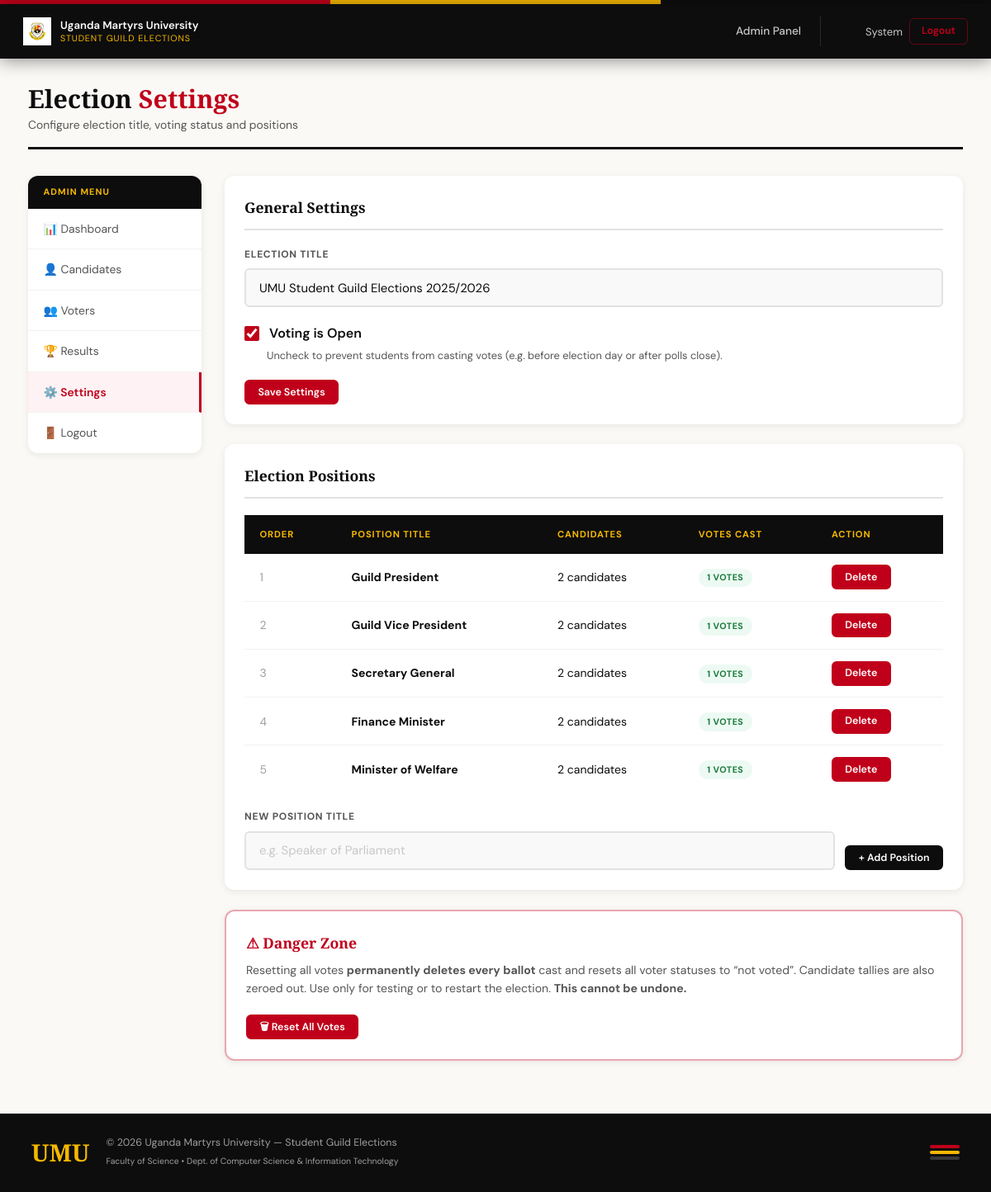
Screenshot of /admin/settings.php (signed in) with the database file from the repository.
### tables this page shows
CREATE TABLE IF NOT EXISTS `positions` (
  `id` int UNSIGNED NOT NULL AUTO_INCREMENT,
  `title` varchar(100) NOT NULL,
  `display_order` tinyint UNSIGNED NOT NULL DEFAULT '0',
  PRIMARY KEY (`id`)
);

### config.php (called while the page is built, shortened)
<?php
function db(): PDO {
    static $pdo = null;
    if ($pdo !== null) return $pdo;
    $dsn = 'mysql:host='.DB_HOST.';dbname='.DB_NAME.';charset='.DB_CHARSET;
    try {
        $pdo = new PDO($dsn, DB_USER, DB_PASS, [
            PDO::ATTR_ERRMODE            => PDO::ERRMODE_EXCEPTION,
            PDO::ATTR_DEFAULT_FETCH_MODE => PDO::FETCH_ASSOC,
            PDO::ATTR_EMULATE_PREPARES   => false,
        ]);
    } catch (PDOException $ex) {
        http_response_code(500);
        die('<div style="font-family:monospace;background:#fff0f2;color:#c00;padding:24px;'
          . 'border-left:5px solid #c00;max-width:700px;margin:40px auto">'
          . '<strong>Database connection failed.</strong><br><br>'
          . htmlspecialchars($ex->getMessage())
          . '<br><br>Please edit <strong>config.php</strong> and set the correct '
          . 'DB_HOST, DB_USER, DB_PASS, DB_NAME values.</div>');
    }
    return $pdo;
}
function e(string $s): string {
    return htmlspecialchars($s, ENT_QUOTES | ENT_SUBSTITUTE, 'UTF-8');
}

### admin/settings.php (the view, shortened to what this page needs)
<?php
require_once __DIR__ . '/../config.php';
$settings = [];
foreach (db()->query('SELECT setting_key, setting_value FROM settings')->fetchAll() as $r) {
    $settings[$r['setting_key']] = $r['setting_value'];
}
$positions = db()->query('SELECT * FROM positions ORDER BY display_order')->fetchAll();
include __DIR__ . '/../includes/header.php';
?>
<div class="page-wrap">
  <div class="page-header">
    <div>
      <h1>Election <span>Settings</span></h1>
      <div class="page-subtitle">Configure election title, voting status and positions</div>
    </div>
  </div>
  <div class="admin-layout">
    <aside class="admin-sidebar">
      <nav class="sidebar-nav">
        <div class="sidebar-nav-header">Admin Menu</div>
        <a href="dashboard.php"  class="sidebar-nav-link">📊 Dashboard</a>
        <a href="candidates.php" class="sidebar-nav-link">👤 Candidates</a>
        <a href="users.php"      class="sidebar-nav-link">👥 Voters</a>
        <a href="results.php"    class="sidebar-nav-link">🏆 Results</a>
        <a href="settings.php"   class="sidebar-nav-link active">⚙️ Settings</a>
        <a href="../logout.php"  class="sidebar-nav-link">🚪 Logout</a>
      </nav>
    </aside>
    <div class="admin-main">
      <div style="background:var(--white);border-radius:var(--radius-md);
                  box-shadow:var(--shadow-sm);padding:1.5rem;margin-bottom:1.5rem">
        <h2 style="font-family:var(--font-display);font-size:1.1rem;margin-bottom:1.25rem;
                   padding-bottom:.75rem;border-bottom:2px solid var(--grey-200)">
          General Settings
        </h2>
        <form method="POST" action="settings.php">
          <div class="form-group">
            <label class="form-label">Election Title</label>
            <input class="form-control" type="text" name="election_title"
              value="<?= e($settings['election_title'] ?? '') ?>" required />
          </div>
          <div class="form-group">
            <label style="display:flex;align-items:center;gap:.75rem;cursor:pointer">
              <input type="checkbox" name="voting_open" value="1"
                <?= ($settings['voting_open'] ?? '0') === '1' ? 'checked' : '' ?>
                style="width:18px;height:18px;accent-color:var(--red);cursor:pointer" />
              <span style="font-weight:600">Voting is Open</span>
            </label>
            <p style="font-size:.8rem;color:var(--grey-600);margin-top:.3rem;margin-left:27px">
              Uncheck to prevent students from casting votes (e.g. before election day or after polls close).
            </p>
          </div>
          <button type="submit" class="btn btn-primary btn-sm">Save Settings</button>
        </form>
      </div>
      <div style="background:var(--white);border-radius:var(--radius-md);
                  box-shadow:var(--shadow-sm);padding:1.5rem;margin-bottom:1.5rem">
        <h2 style="font-family:var(--font-display);font-size:1.1rem;margin-bottom:1.25rem;
                   padding-bottom:.75rem;border-bottom:2px solid var(--grey-200)">
          Election Positions
        </h2>
        <table class="data-table" style="margin-bottom:1.25rem">
          <thead>
            <tr>
              <th>Order</th>
              <th>Position Title</th>
              <th>Candidates</th>
              <th>Votes Cast</th>
              <th>Action</th>
            </tr>
          </thead>
          <tbody>
            <?php foreach ($positions as $p):
              $cq = db()->prepare('SELECT COUNT(*) FROM candidates WHERE position_id=?');
              $cq->execute([$p['id']]);
              $cndCnt = (int)$cq->fetchColumn();
              $vq = db()->prepare('SELECT COUNT(*) FROM votes WHERE position_id=?');
              $vq->execute([$p['id']]);
              $votesCnt = (int)$vq->fetchColumn();
            ?>
            <tr>
              <td style="color:var(--grey-400)"><?= $p['display_order'] ?></td>
              <td><strong><?= e($p['title']) ?></strong></td>
              <td><?= $cndCnt ?> candidate<?= $cndCnt !== 1 ? 's' : '' ?></td>
              <td>
                <?php if ($votesCnt > 0): ?>
                  <span class="badge badge-voted"><?= $votesCnt ?> votes</span>
                <?php else: ?>
                  <span style="color:var(--grey-400);font-size:.82rem">None yet</span>
                <?php endif; ?>
              </td>
              <td>
                <form method="POST" action="settings.php" style="display:inline">
                  <button type="submit" class="btn btn-danger btn-sm"
                    data-confirm="Delete position '<?= e($p['title']) ?>'? All candidates in this position will also be deleted.">
                    Delete
                  </button>
                </form>
              </td>
            </tr>
            <?php endforeach; ?>
          </tbody>
        </table>
        <form method="POST" action="settings.php"
          style="display:flex;gap:.75rem;flex-wrap:wrap;align-items:flex-end">
          <div style="flex:1;min-width:220px">
            <label class="form-label">New Position Title</label>
            <input class="form-control" type="text" name="pos_title"
              placeholder="e.g. Speaker of Parliament" required />
          </div>
          <button type="submit" class="btn btn-secondary btn-sm">+ Add Position</button>
        </form>
      </div>
      <div style="background:var(--white);border-radius:var(--radius-md);
                  box-shadow:var(--shadow-sm);padding:1.5rem;
                  border:2px solid rgba(192,0,26,.35)">
        <h2 style="font-family:var(--font-display);font-size:1.1rem;color:var(--red);
                   margin-bottom:.5rem">
          ⚠ Danger Zone
        </h2>
        <p style="font-size:.88rem;color:var(--grey-600);margin-bottom:1.25rem;line-height:1.6">
          Resetting all votes <strong>permanently deletes every ballot</strong> cast and resets
          all voter statuses to &ldquo;not voted&rdquo;. Candidate tallies are also zeroed out.
          Use only for testing or to restart the election. <strong>This cannot be undone.</strong>
        </p>
        <form method="POST" action="settings.php">
          <button type="submit" class="btn btn-danger btn-sm"
            data-confirm="PERMANENTLY DELETE all votes and reset all voters? This action cannot be undone.">
            🗑 Reset All Votes
          </button>
        </form>
      </div>
    </div>
  </div>
</div>
<?php include __DIR__ . '/../includes/footer.php'; ?>

### rows the page displays
positions: display_order "1", title "Guild President", cndCnt "2", votesCnt "1"
positions: display_order "2", title "Guild Vice President", cndCnt "2", votesCnt "1"
positions: display_order "3", title "Secretary General", cndCnt "2", votesCnt "1"
positions: display_order "4", title "Finance Minister", cndCnt "2", votesCnt "1"
positions: display_order "5", title "Minister of Welfare", cndCnt "2", votesCnt "1"

### other values shown
explode(' ', $u['name'])[0] "System"
